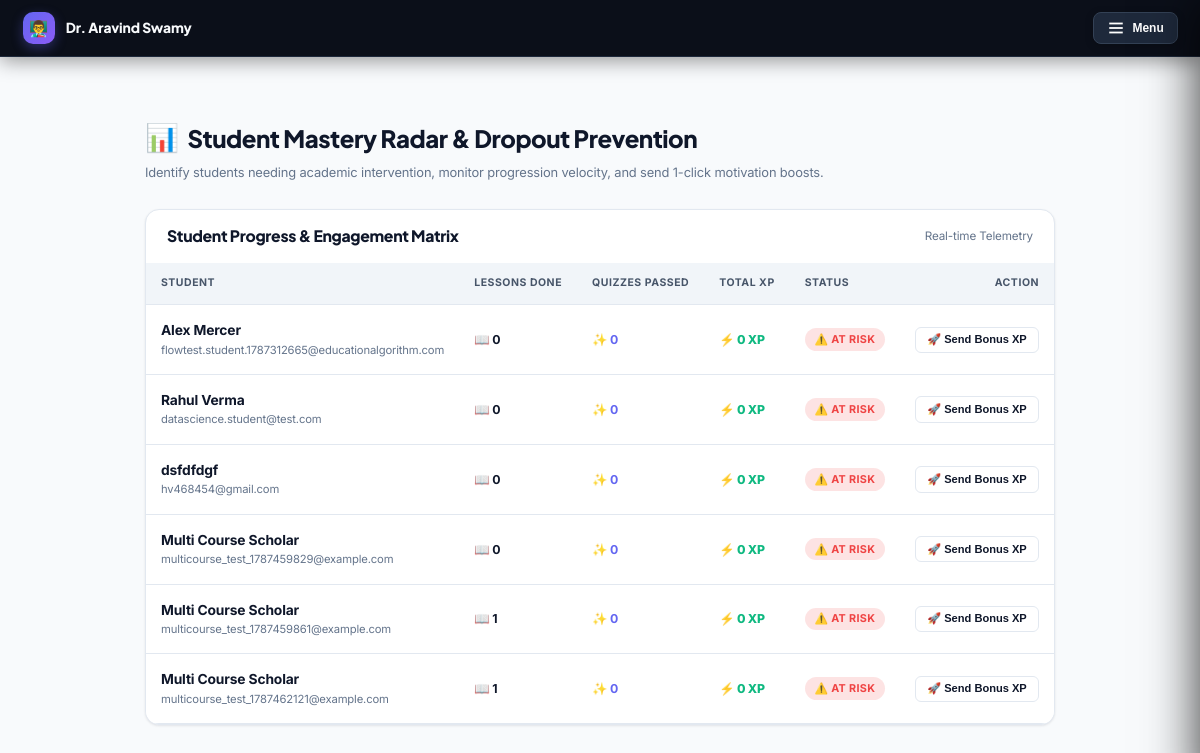
Screenshot of /instructor-radar.php (signed in) with the database file from the repository.
### tables this page shows
CREATE TABLE `instructors` (
  `id` int(11) NOT NULL AUTO_INCREMENT,
  `name` varchar(100) NOT NULL,
  `email` varchar(191) DEFAULT NULL,
  `phone` varchar(20) DEFAULT NULL,
  `username` varchar(100) DEFAULT NULL,
  `password` varchar(255) NOT NULL,
  `title` varchar(150) DEFAULT NULL,
  `bio` text DEFAULT NULL,
  `avatar_url` varchar(255) DEFAULT NULL,
  `two_factor_secret` varchar(64) DEFAULT NULL,
  `two_factor_enabled` tinyint(1) DEFAULT 0,
  `status` enum('active','inactive') DEFAULT 'active',
  `created_at` timestamp NOT NULL DEFAULT current_timestamp(),
  `linkedin_url` varchar(255) DEFAULT NULL,
  `github_url` varchar(255) DEFAULT NULL,
  `verification_token` varchar(100) DEFAULT NULL,
  `is_verified` tinyint(1) DEFAULT 0,
  `verified_at` datetime DEFAULT NULL,
  PRIMARY KEY (`id`),
  UNIQUE KEY `username` (`username`),
  UNIQUE KEY `email` (`email`)
);

CREATE TABLE `students` (
  `id` int(11) NOT NULL AUTO_INCREMENT,
  `name` varchar(100) NOT NULL,
  `email` varchar(150) NOT NULL,
  `phone` varchar(30) DEFAULT NULL,
  `password` varchar(255) NOT NULL,
  `created_at` timestamp NOT NULL DEFAULT current_timestamp(),
  `status` varchar(20) NOT NULL DEFAULT 'active',
  PRIMARY KEY (`id`),
  UNIQUE KEY `email` (`email`),
  KEY `idx_students_email` (`email`)
);

### instructor-auth.php (called while the page is built, shortened)
<?php
require_once __DIR__ . '/config.php';
function get_instructor_profile($instructorId = null) {
    global $pdo;
    $stmt = $pdo->prepare("SELECT id, name, email, phone, title, bio, avatar_url, status FROM instructors WHERE id = ? LIMIT 1");
    $stmt->execute([$instructorId]);
    return $stmt->fetch() ?: null;
}

### config.php (called while the page is built, shortened)
<?php
function e($str) {
    return htmlspecialchars($str ?? '', ENT_QUOTES, 'UTF-8');
}

### instructor-radar.php (the view, shortened to what this page needs)
<?php
require_once __DIR__ . "/config.php";
require_once __DIR__ . "/includes/auth.php";
$instructorId = requireInstructor();
$atRiskQuery = "
    SELECT
        s.id,
        s.name,
        s.email,
        s.created_at,
        COALESCE(st.current_streak, 1) as streak,
        COALESCE(SUM(l.xp_earned), 0) as total_xp,
        COUNT(DISTINCT lc.id) as completed_lessons,
        COUNT(DISTINCT qa.id) as quiz_attempts
    FROM students s
    JOIN enrollments e ON s.id = e.student_id
    LEFT JOIN student_streaks st ON s.id = st.student_id
    LEFT JOIN student_activity_log l ON s.id = l.student_id
    LEFT JOIN lesson_completions lc ON s.id = lc.student_id
    LEFT JOIN quiz_attempts qa ON s.id = qa.student_id
    WHERE e.course_id IN (SELECT course_id FROM course_instructors WHERE instructor_id = ?)
    GROUP BY s.id, s.name, s.email, s.created_at, st.current_streak
    ORDER BY total_xp ASC, completed_lessons ASC
    LIMIT 25
";
$stmtRadar = $pdo->prepare($atRiskQuery);
$stmtRadar->execute([$instructorId]);
$students = $stmtRadar->fetchAll();
?>
<!DOCTYPE html>
<html lang="en">
<head>
    <link rel="stylesheet" href="css/student.css?v=11.0">
</head>
<body>
    <?php include __DIR__ . "/instructor-nav.php"; ?>
    <main class="page-container" style="max-width: 1200px; margin: 0 auto; padding: 2rem 1.25rem 4rem;">
        <div style="display: flex; align-items: center; justify-content: space-between; flex-wrap: wrap; gap: 1rem; margin-bottom: 1.75rem;">
            <div>
                <div style="display: flex; align-items: center; gap: 0.6rem;">
                    <span style="font-size: 1.8rem;">📊</span>
                    <h1 style="font-size: 1.6rem; font-weight: 800; color: var(--text-primary); margin: 0;">Student Mastery Radar & Dropout Prevention</h1>
                </div>
                <p style="font-size: 0.86rem; color: var(--text-muted); margin: 0.25rem 0 0;">
                    Identify students needing academic intervention, monitor progression velocity, and send 1-click motivation boosts.
                </p>
            </div>
        </div>
        <div class="card" style="padding: 0; overflow: hidden;">
            <div style="padding: 1.1rem 1.4rem; border-bottom: 1px solid var(--card-border); background: var(--table-head-bg); display: flex; justify-content: space-between; align-items: center;">
                <h3 style="font-size: 1.05rem; font-weight: 800; color: var(--text-primary); margin: 0;">Student Progress & Engagement Matrix</h3>
                <span style="font-size: 0.78rem; color: var(--text-muted);">Real-time Telemetry</span>
            </div>
            <table class="table" style="width: 100%; border-collapse: collapse;">
                <thead>
                    <tr style="background: var(--table-head-bg); text-align: left; font-size: 0.76rem; text-transform: uppercase; color: var(--text-muted);">
                        <th style="padding: 0.85rem 1rem;">Student</th>
                        <th style="padding: 0.85rem 1rem;">Lessons Done</th>
                        <th style="padding: 0.85rem 1rem;">Quizzes Passed</th>
                        <th style="padding: 0.85rem 1rem;">Total XP</th>
                        <th style="padding: 0.85rem 1rem;">Status</th>
                        <th style="padding: 0.85rem 1rem; text-align: right;">Action</th>
                    </tr>
                </thead>
                <tbody>
                    <?php foreach ($students as $st):
                        $isLow = ($st['total_xp'] < 50);
                    ?>
                    <tr style="border-bottom: 1px solid var(--card-border);">
                        <td style="padding: 1rem;">
                            <strong style="color: var(--text-primary); font-size: 0.92rem;"><?php echo e($st['name']); ?></strong>
                            <div style="font-size: 0.75rem; color: var(--text-muted);"><?php echo e($st['email']); ?></div>
                        </td>
                        <td style="padding: 1rem; font-weight: 700; color: var(--text-primary);">
                            📖 <?php echo (int)$st['completed_lessons']; ?>
                        </td>
                        <td style="padding: 1rem; font-weight: 700; color: #6366f1;">
                            ✨ <?php echo (int)$st['quiz_attempts']; ?>
                        </td>
                        <td style="padding: 1rem; font-weight: 800; color: #10b981;">
                            ⚡ <?php echo number_format($st['total_xp']); ?> XP
                        </td>
                        <td style="padding: 1rem;">
                            <span class="badge" style="background: <?php echo $isLow ? 'rgba(239,68,68,0.15); color: #ef4444;' : 'rgba(16,185,129,0.15); color: #10b981;'; ?> font-weight: 700; font-size: 0.72rem;">
                                <?php echo $isLow ? '⚠️ At Risk' : '✓ Good Standing'; ?>
                            </span>
                        </td>
                        <td style="padding: 1rem; text-align: right;">
                            <button type="button" class="btn btn-secondary btn-sm" onclick="alert('Motivation alert & +25 Bonus XP dispatched to <?php echo addslashes(e($st['name'])); ?>!')" style="font-size: 0.74rem;">
                                🚀 Send Bonus XP
                            </button>
                        </td>
                    </tr>
                    <?php endforeach; ?>
                </tbody>
            </table>
        </div>
    </main>
</body>
</html>

### instructor-nav.php (shortened to what this page needs)
<?php
require_once __DIR__ . '/instructor-auth.php';
$instId = (int)$_SESSION['instructor_id'];
$profile = get_instructor_profile($instId);
?>
<header class="faculty-topbar">
    <div class="faculty-topbar-inner">
        <a href="instructor-dashboard.php" class="faculty-brand-minimal">
            <div class="faculty-avatar-icon">👨‍🏫</div>
            <div class="faculty-name-title"><?= htmlspecialchars($profile['name']) ?></div>
        </a>
        <button type="button" class="btn-right-slider" onclick="toggleFacultyRightSlider()">
            <svg width="18" height="18" viewBox="0 0 24 24" fill="none" stroke="currentColor" stroke-width="2.4"><line x1="3" y1="12" x2="21" y2="12"/><line x1="3" y1="6" x2="21" y2="6"/><line x1="3" y1="18" x2="21" y2="18"/></svg>
            <span>Menu</span>
        </button>
    </div>
</header>

### css/student.css (style rules this page uses)
:root { --ink: #0f172a; --base: #f8fafc; --purple: #6366f1; --purple-hover: #4f46e5; --purple-light: #eef2ff; --purple-glow: rgba(99, 102, 241, 0.25); --coral: #f97316; --coral-hover: #ea580c; --coral-light: #fff7ed; --teal: #06b6d4; --teal-light: #ecfeff; --yellow: #f59e0b; --yellow-light: #fef3c7; --white: #ffffff; --bg-page: #f8fafc; --bg-surface: #ffffff; --bg-subtle: #f1f5f9; --bg-dark: #0f172a; --text-primary: #0f172a; --text-secondary: #475569; --text-muted: #64748b; --text-light: #ffffff; --primary: #6366f1; --primary-hover: #4f46e5; --primary-light: #eef2ff; --primary-glow: rgba(99, 102, 241, 0.22); --accent: #f97316; --accent-hover: #ea580c; --success: #10b981; --success-light: #ecfdf5; --success-text: #047857; --warning: #f59e0b; --warning-light: #fef3c7; --warning-text: #b45309; --danger: #ef4444; --danger-light: #fef2f2; --danger-text: #b91c1c; --border: #e2e8f0; --border-hover: #cbd5e1; --shadow-xs: 0 1px 2px rgba(0, 0, 0, 0.04); --shadow-sm: 0 1px 3px rgba(15, 23, 42, 0.06), 0 1px 2px rgba(15, 23, 42, 0.04); --shadow-md: 0 4px 8px -1px rgba(15, 23, 42, 0.06), 0 2px 4px -2px rgba(15, 23, 42, 0.04); --shadow-lg: 0 12px 24px -4px rgba(15, 23, 42, 0.08), 0 4px 6px -2px rgba(15, 23, 42, 0.03); --shadow-glow: 0 0 16px rgba(99, 102, 241, 0.2); --shadow-coral: 0 6px 14px rgba(249, 115, 22, 0.2); --radius-sm: 6px; --radius-md: 10px; --radius-lg: 14px; --radius-xl: 18px; --radius-full: 9999px; --font-sans: 'Inter', 'Plus Jakarta Sans', -apple-system, BlinkMacSystemFont, 'Segoe UI', Roboto, sans-serif; --font-heading: 'Plus Jakarta Sans', 'Inter', -apple-system, BlinkMacSystemFont, 'Segoe UI', sans-serif; --font-mono: 'JetBrains Mono', 'IBM Plex Mono', ui-monospace, monospace; --transition-bounce: all 0.25s cubic-bezier(0.34, 1.56, 0.64, 1); --transition-smooth: all 0.2s cubic-bezier(0.4, 0, 0.2, 1); }
*, *::before, *::after { transition: background-color 0.22s ease, border-color 0.22s ease, color 0.22s ease, box-shadow 0.22s ease; }
*, *::before, *::after { box-sizing: border-box; margin: 0; padding: 0; }
html { font-size: 15px; scroll-behavior: smooth; overflow-x: hidden; width: 100%; }
body { background-color: var(--bg-page); color: var(--text-primary); font-family: var(--font-sans); line-height: 1.55; -webkit-font-smoothing: antialiased; min-height: 100vh; display: flex; flex-direction: column; overflow-x: hidden; width: 100%; letter-spacing: -0.01em; }
h1, h2, h3, h4, h5, h6 { font-family: var(--font-heading); color: var(--text-primary); line-height: 1.25; font-weight: 700; letter-spacing: -0.02em; overflow-wrap: anywhere; word-break: break-word; }
p, span, a, label, li { overflow-wrap: anywhere; word-break: break-word; }
.card { background-color: var(--bg-surface); border: 1px solid var(--border); border-radius: var(--radius-lg); box-shadow: var(--shadow-sm); padding: 1.15rem 1.35rem; margin-bottom: 1.25rem; transition: var(--transition-smooth); position: relative; min-width: 0; max-width: 100%; overflow: hidden; box-sizing: border-box; }
.btn { display: inline-flex; align-items: center; justify-content: center; gap: 0.45rem; padding: 0.5rem 1rem; border-radius: var(--radius-sm); font-size: 0.82rem; font-weight: 600; text-decoration: none; cursor: pointer; border: 1px solid transparent; transition: var(--transition-smooth); position: relative; overflow: hidden; }
.btn-secondary { background: var(--bg-surface); border: 1px solid var(--border); color: var(--text-primary); }
.btn-sm { padding: 0.38rem 0.75rem; font-size: 0.78rem; border-radius: var(--radius-sm); }
.badge { display: inline-flex; align-items: center; justify-content: center; gap: 0.3rem; padding: 0.25rem 0.65rem; border-radius: var(--radius-full); font-size: 0.72rem; font-weight: 700; letter-spacing: 0.03em; text-transform: uppercase; line-height: 1.4; max-width: 100%; word-break: break-word; box-sizing: border-box; }
table { width: 100%; border-collapse: collapse; background: var(--bg-surface); color: var(--text-primary); text-align: left; }
th, td { padding: 0.65rem 0.85rem; font-size: 0.82rem; border-bottom: 1px solid var(--border); }
th { background: var(--bg-subtle); color: var(--text-secondary); font-family: var(--font-sans); font-weight: 700; font-size: 0.7rem; text-transform: uppercase; letter-spacing: 0.05em; }
td { color: var(--text-primary); }

### rows the page displays
instructors: name "Dr. Aravind Swamy"
students: name "Alex Mercer", email "flowtest.student.1787312665@educationalgorithm.com", completed_lessons "0", quiz_attempts "0", total_xp "0"
students: name "Rahul Verma", email "datascience.student@test.com", completed_lessons "0", quiz_attempts "0", total_xp "0"
students: name "dsfdfdgf", email "hv468454@gmail.com", completed_lessons "0", quiz_attempts "0", total_xp "0"
students: name "Multi Course Scholar", email "multicourse_test_1787459829@example.com", completed_lessons "0", quiz_attempts "0", total_xp "0"
students: name "Multi Course Scholar", email "multicourse_test_1787459861@example.com", completed_lessons "1", quiz_attempts "0", total_xp "0"
students: name "Multi Course Scholar", email "multicourse_test_1787462121@example.com", completed_lessons "1", quiz_attempts "0", total_xp "0"
